Frame 1 (no input): blank canvas, image omitted
Frame 60 (no input): blank canvas, image omitted
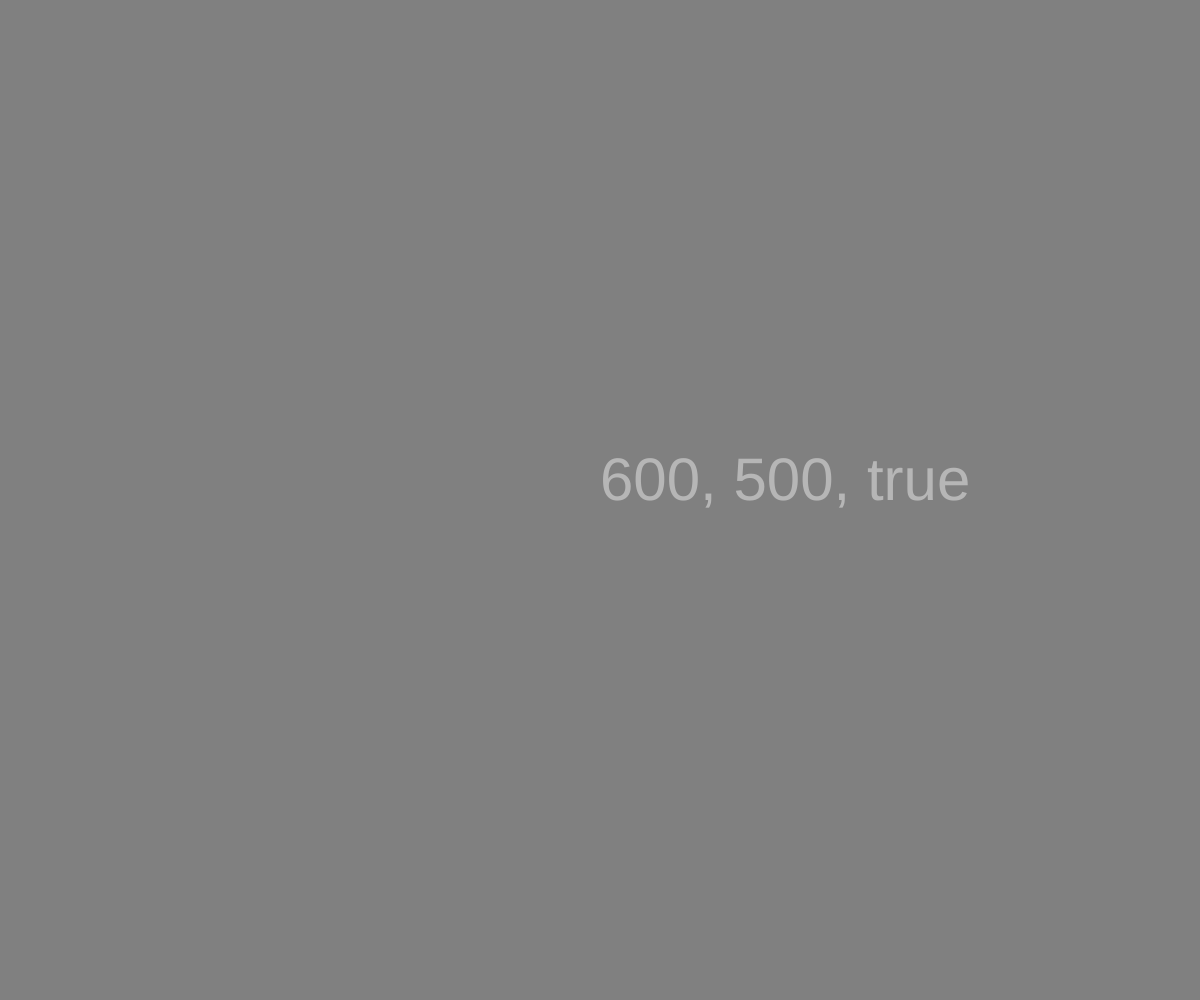
Frame 120 (the mouse pressed at the canvas centre since frame 60)

The p5.js sketch whose frames 1 and 60 were blank and that drew this single picture after the mouse press (run headless with seeded random() and noise() and a simulated clock; from frame 60 on, the mouse is pressed at the canvas centre):

// p5.js sketch
// ── sketch.js
// Project Title
// Montier Liu
// Feb 9, 2026
//
// Extra for Experts:
// - describe what you did to take this project "above and beyond"



let textShade = 255;
let textScale = 60;
let bgcolor = "grey"

function setup() {
  createCanvas(windowWidth, windowHeight);
}

function displaymouse(){
  // this function will report some 
  // system variables related to mouse
  // onto the screen via text()

  // mouseX, mouseY -> store current mouse pos
  // mouseIsPressed -> boolean: button pressed?
  //    good for mouseHELD events...
  if(mouseIsPressed){
    textScale = int(random(10,100));
  }

  textSize(textScale);
  fill(textShade);
  text(mouseX + ", "+ mouseY + ", " + mouseIsPressed, mouseX, mouseY);
} 

function mousePressed(){
  // this is a p5 function
  // automatically called exactly ONCE
  // per click event.

  textShade = int(random(0, 255));
}

function displayKeyboard(){
  // we'll use this function to inspect
  // some of p5's keyboard capbilities
  //
  // keyIsPressed -> is a keyboard button press?
  // key          -> last pressed key (non-coded)
  // keyCode      -> last pressed coded key

  if(keyIsPressed){
    if(key === " "){
      bgcolor = color(random(255), random(255), random(255))
    }
  }

  textSize(30);
  textAlign(CENTER, CENTER);
  let t = keyIsPressed + ", " + key + ", " + keycode;
  text(t, width/2, height/2)
}

function keyPressed(){

}

function draw() {
  // goal: keep draw() tidy!
  background(bgcolor); 
  // displayMouse();
  displaymouse();
}
